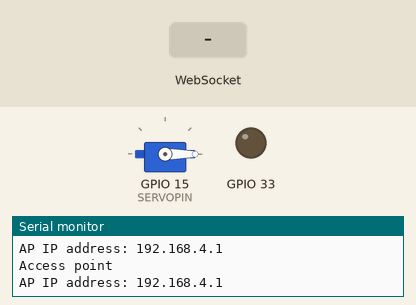
Simulated run of this sketch. Board: ESP32. Parts: servo, output pins drawn as LEDs (lit = HIGH), the last lines printed to the serial monitor. Dashed ring = blinking. The inputs (shaded band) are chosen by the test bench. WiFi joins after 1.5 s; servers stay silent unless stated; EEPROM starts erased.

Above: at 1.2 s.
1.3 s: WebSocket text "0" received
At 2.4 s:
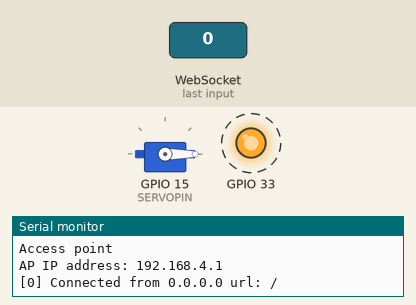
4.3 s: WebSocket text "1" received
At 4.65 s:
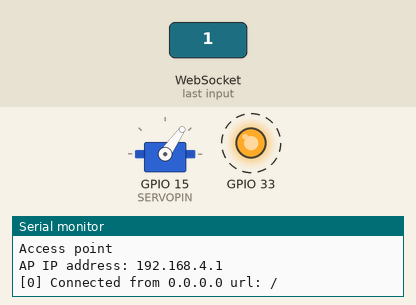
Timing chart, 0 to 13.3 s (numbered marks = the images above; inputs shaded):
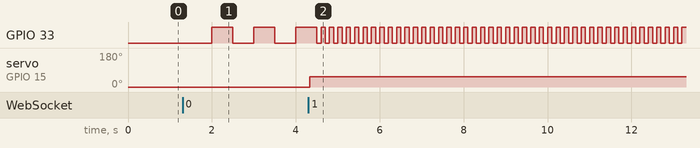

The sketch:

dustbin_esp32_firmware.ino
```cpp
#include <Preferences.h>
#include <WiFi.h>
#include <WebServer.h>
#include "web_server.h"
#include "dustbin_project_include.h"


Preferences preferences;
uint32_t blink_delay = 0;


Servo servo1;
void TaskBlink(void* p) {
  pinMode(33, OUTPUT);
  for (;;) {
    if (blink_delay == 0) {
      vTaskDelay(pdMS_TO_TICKS(1000));
      continue;
    }
    digitalWrite(33, HIGH);
    vTaskDelay(pdMS_TO_TICKS(blink_delay));
    digitalWrite(33, LOW);
    vTaskDelay(pdMS_TO_TICKS(blink_delay));
  }
}
void setup() {
  Serial.begin(115200);
  // Serial.println();
  pinMode(33, OUTPUT);
  // Serial.print("hello");
  while (!Serial)
    ;
  servo1.attach(SERVOPIN);
  preferences.begin("Switches", false);
  createWiFiAccessPoint();
  servo1.write(CLOSE);
  if (preferences.isKey(WIFI_SSID_KEY) && preferences.isKey(WIFI_PASSWORD_KEY)) {
    createWiFiStation();

  } else {
    createWiFiAccessPoint();
  }
  createServer();

  xTaskCreate(
    TaskBlink, "Task Blink", 2048, nullptr, 1, NULL  // Task handle is not used here - simply pass NULL
  );
}

void loop() {
  // put your main code here, to run repeatedly:
  // server.handleClient();
  webSocket.loop();
  delay(50);
}
```

dustbin_project_include.h
```cpp
#define WIFI_SSID_KEY "ssid_key"
#define WIFI_PASSWORD_KEY "pass_key"
#define INIDICATOR_LED 33
```

web_server.cpp
```cpp
#include <esp_http_server.h>
#include "web_server.h"

static void webSocketEvent(uint8_t num, WStype_t type, uint8_t * payload, size_t length);


WebSocketsServer webSocket = WebSocketsServer(81);

void createWiFiAccessPoint() {
  WiFi.mode(WIFI_AP);
  WiFi.softAP("Switches Dustbin", "password");
  Serial.println("Access point");
  IPAddress IP = WiFi.softAPIP();
  Serial.print("AP IP address: ");
  Serial.println(IP);
}


void createWiFiStation() {
  WiFi.mode(WIFI_STA);
  WiFi.disconnect();
  char ssid[20];
  char password[20];
  preferences.getString(WIFI_SSID_KEY, ssid, 20);
  preferences.getString(WIFI_PASSWORD_KEY, password, 20);
  Serial.print("Connecting to wifi ssid:");
  Serial.print(ssid);
  Serial.print("\t password: ");
  Serial.println(password);
  WiFi.begin(ssid, password);
  while (WiFi.status() != WL_CONNECTED) {
    delay(500);
    Serial.print(".");
  }
  Serial.println(WiFi.localIP());
}

/* Our URI handler function to be called during GET /uri request */
esp_err_t index_get_handler(httpd_req_t *req) {
  /* Send a simple response */
  const char resp[] = "Welcome to temi's project... more details to be provoded";
  httpd_resp_send(req, resp, HTTPD_RESP_USE_STRLEN);
  return ESP_OK;
}


void createServer() {
  httpd_config_t config = HTTPD_DEFAULT_CONFIG();
  config.server_port = 80;
  /* Empty handle to esp_http_server */
  httpd_handle_t server = NULL;
  httpd_uri_t index_uri = {
    .uri = "/",
    .method = HTTP_GET,
    .handler = index_get_handler,
    .user_ctx = NULL
  };


  // Serial.printf("Starting web server on port: '%d'\n", config.server_port);
  if (httpd_start(&server, &config) == ESP_OK) {
    httpd_register_uri_handler(server, &index_uri);
  }


  webSocket.begin();
  webSocket.onEvent(webSocketEvent);
}


static void webSocketEvent(uint8_t num, WStype_t type, uint8_t *payload, size_t length) {
  char action[25] = { 0 };
  char number[5] = { 0 };
  char flash[2] = { 0 };
  switch (type) {
    case WStype_DISCONNECTED:
      Serial.printf("[%u] Disconnected!\n", num);
      break;
    case WStype_CONNECTED:
      {
        IPAddress ip = webSocket.remoteIP(num);
        Serial.printf("[%u] Connected from %d.%d.%d.%d url: %s\n", num, ip[0], ip[1], ip[2], ip[3], payload);
      }
      break;
    case WStype_TEXT:
      switch ((char)payload[0]) {
        case '0':
          blink_delay = 500;
          servo1.write(CLOSE);
          webSocket.sendTXT(num,"0");
          break;
        case '1':
          blink_delay = 100;
          servo1.write(OPEN);
          webSocket.sendTXT(num,"1");
          break;
      }

      break;
    case WStype_BIN:
    case WStype_ERROR:
    case WStype_FRAGMENT_TEXT_START:
    case WStype_FRAGMENT_BIN_START:
    case WStype_FRAGMENT:
    case WStype_FRAGMENT_FIN:
      break;
  }
}
```

web_server.h
```cpp
#include <Arduino.h>
#include <WiFi.h>
#include <Servo.h>
#include <WebSocketsServer.h>
#include <Preferences.h>
#include <esp_http_server.h>
#include "dustbin_project_include.h"


#define CLOSE 0
#define OPEN 55
#define SERVOPIN 15

extern WebSocketsServer webSocket;
extern Preferences preferences;
extern uint32_t blink_delay;
extern Servo servo1;

void createWiFiAccessPoint();
void createWiFiStation();
void createServer();
```

Measured:
- after the input at 1.3 s, GPIO 33: alternates HIGH for 0.50 s and LOW for 0.50 s, starting after 0.70 s
- after the input at 4.3 s, GPIO 33: alternates HIGH for 0.10 s and LOW for 0.10 s, starting after 0.30 s; servo on GPIO 15 (SERVOPIN): 0° → 55° at once
